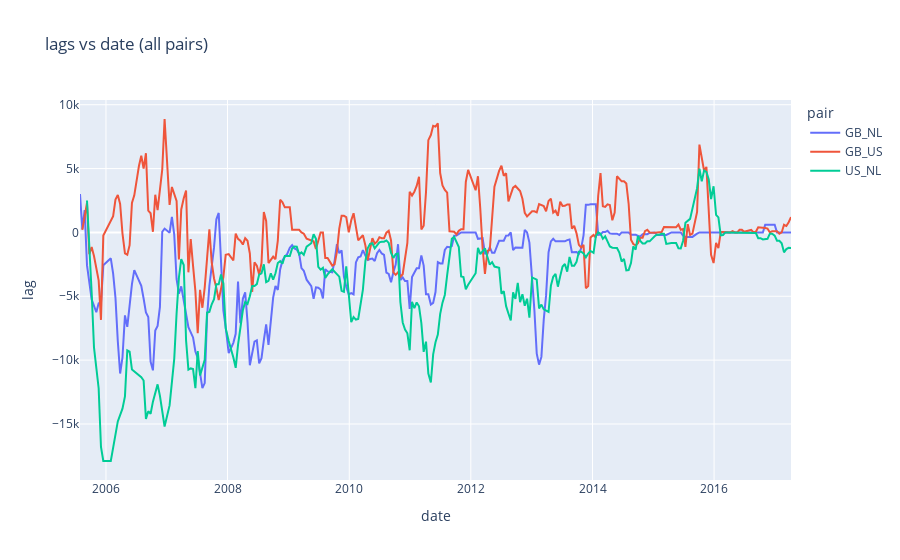

Here is the notebook cell this chart was saved with:
### Code cell
plot_all_pairs(best_lags)

### Figure 1 — Plotly figure (JSON) as saved in the notebook; plotly's stock layout.template omitted (floating-point values rounded to 4 significant figures; data arrays with more than 128 entries replaced by an {"elided": "..."} marker saying what was removed)
{"data": [{"hovertemplate": "pair=GB_NL<br>date=%{x}<br>lag=%{y}<extra></extra>", "legendgroup": "GB_NL", "line": {"color": "#636efa", "dash": "solid"}, "mode": "lines", "name": "GB_NL", "orientation": "v", "showlegend": true, "type": "scatter", "x": {"elided": "280 str values"}, "xaxis": "x", "y": {"elided": "280 float values"}, "yaxis": "y"}, {"hovertemplate": "pair=GB_US<br>date=%{x}<br>lag=%{y}<extra></extra>", "legendgroup": "GB_US", "line": {"color": "#EF553B", "dash": "solid"}, "mode": "lines", "name": "GB_US", "orientation": "v", "showlegend": true, "type": "scatter", "x": {"elided": "277 str values"}, "xaxis": "x", "y": {"elided": "277 float values"}, "yaxis": "y"}, {"hovertemplate": "pair=US_NL<br>date=%{x}<br>lag=%{y}<extra></extra>", "legendgroup": "US_NL", "line": {"color": "#00cc96", "dash": "solid"}, "mode": "lines", "name": "US_NL", "orientation": "v", "showlegend": true, "type": "scatter", "x": {"elided": "272 str values"}, "xaxis": "x", "y": {"elided": "272 float values"}, "yaxis": "y"}], "layout": {"legend": {"title": {"text": "pair"}, "tracegroupgap": 0}, "title": {"text": "lags vs date (all pairs)"}, "xaxis": {"anchor": "y", "domain": [0, 1], "title": {"text": "date"}}, "yaxis": {"anchor": "x", "domain": [0, 1], "title": {"text": "lag"}}}}
